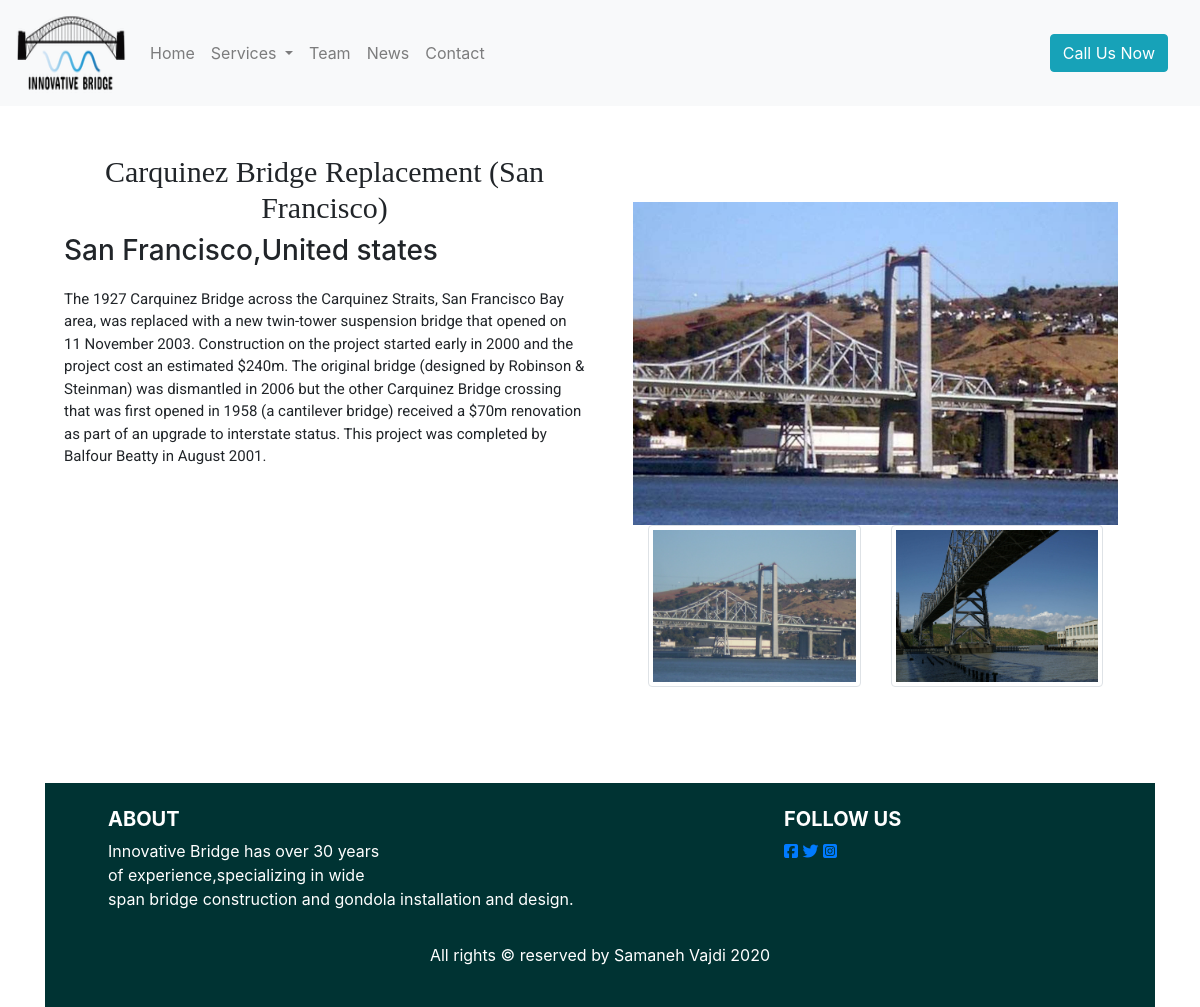
/project_detail.php?pid=7, run on the app's committed database.
### tables this page shows
CREATE TABLE `projects` (
  `id` int(10) UNSIGNED NOT NULL,
  `service_id` int(11) NOT NULL,
  `name` varchar(255) NOT NULL,
  `location` text NOT NULL,
  `description` text NOT NULL,
  `image` text NOT NULL
);

CREATE TABLE `project_images` (
  `id` int(10) UNSIGNED NOT NULL,
  `project_id` int(11) NOT NULL,
  `image` text NOT NULL
);

### project_detail.php (the view, shortened to what this page needs)
<?php
include 'includes/head.php';
include 'includes/nav.php';
$con = connect();
?>
<div class="container min-vh-100">
	<?php
		$query = "SELECT * FROM projects WHERE id=" . $_GET['pid'];
		$project_result = mysqli_query($con, $query);
		$project = mysqli_fetch_assoc($project_result);
		$query = "SELECT * FROM project_images WHERE project_id=" . $_GET['pid'];
		$image_result = mysqli_query($con, $query);
		?>
		<div class="row my-5 mx-1">
			<div class="col-md-6">
				<h2 class="text-center"><?= $project['name'] ?></h2>
				<h3><?= $project['location'] ?></h3>
				<p><?= $project['description'] ?></p>
			</div>
			<div class="col-md-6 p-5">
				<div class="row">
					<a href="imgs/projects/<?= $project['image'] ?>" data-fancybox="gallery"><img src="imgs/projects/<?= $project['image'] ?>" class="larg-img img-fluid" ></a>
				</div>
				<div class="row">
					<?php
					while ($image = mysqli_fetch_assoc($image_result)) {
						?>		<div class="col">
							<a href="imgs/projects/<?= $image['image'] ?>" data-fancybox="gallery"><img src="imgs/projects/<?= $image['image'] ?>" class="small-img img-thumbnail"></a>
						</div>
						<?php
					}
					?>
				</div>
			</div>
		</div>
<?php
include 'includes/footer.php';
?>

### css/style.css (style rules this page uses)
* { margin: 0; padding: 0; box-sizing: border-box; }
.col-md-6 h2 { font-family: playfair display; font-size: 30px; }
.col-md-6 p { font-family: roboto; font-size: 15px; margin-top: 20px; }
img { vertical-align: middle; }

### data on the page
projects: name "Carquinez Bridge Replacement (San Francisco)", location "San Francisco,United states", description "The 1927 Carquinez Bridge across the Carquinez Straits, San Francisco Bay area, was replaced with a new twin-tower suspension bridge that opened on 11 November 2003. Construction on the project started early in 2000 and the project cost an estimated $240m. The original bridge (designed by Robinson & Steinman) was dismantled in 2006 but the other Carquinez Bridge crossing that was first opened in 1958 (a cantilever bridge) received a $70m renovation as part of an upgrade to interstate status. This project was completed by Balfour Beatty in August 2001.", image (picture)
project_images: image (picture)
project_images: image (picture)
